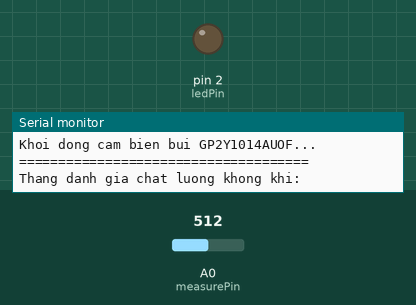
Recording of a sketch running on a simulated Arduino Uno, built with avr-gcc and run on an emulated ATmega328P. Parts: output pins drawn as LEDs (lit = HIGH), the last lines printed to the serial monitor. The inputs (shaded band) are chosen by the test bench; at power-on: A0 (measurePin) = 512.

Above: at 0.1 s.
At 3.4 s:
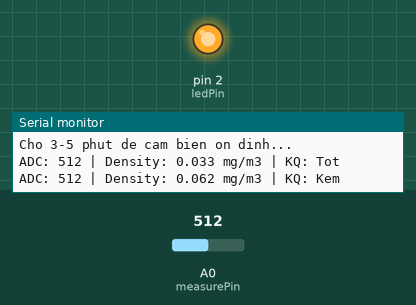
3.5 s: A0 (measurePin) set to 572
5.0 s: A0 (measurePin) set to 594
Timing chart, 0 to 8.0 s (numbered marks = the images above; inputs shaded):
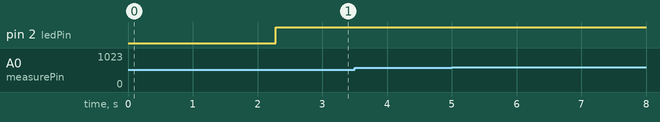

The sketch:

GP2Y1014AUOF_Test.ino
```cpp
/*
 * Test cảm biến bụi GP2Y1014AUOF
 * Kết nối:
 * V-LED -> 3.3V (qua điện trở 150Ω và tụ 220μF)
 * LED-GND -> GND
 * LED -> D2
 * S-GND -> GND
 * Vo -> A0
 * Vcc -> 5V
 */

// Định nghĩa chân kết nối
const int ledPin = 2;        // Chân điều khiển LED
const int measurePin = A0;   // Chân đọc tín hiệu analog

// Các thông số thời gian theo datasheet
const int samplingTime = 280;  // Thời gian lấy mẫu
const int deltaTime = 40;      // Thời gian giữa tắt LED và đo
const int sleepTime = 9680;    // Thời gian nghỉ

// Các thông số cảm biến và bộ lọc
float voMeasured = 0;      // Điện áp đo được
float calcVoltage = 0;     // Điện áp đã tính toán
float dustDensity = 0;     // Mật độ bụi
float filterWeight = 0.1;  // Hệ số lọc (0.0-1.0)
float filteredDensity = 0; // Mật độ bụi sau khi lọc

// Ngưỡng đánh giá chất lượng không khí (mg/m3)
const float EXCELLENT = 0.012;  // Rất tốt
const float GOOD = 0.035;      // Tốt
const float MODERATE = 0.055;   // Trung bình
const float POOR = 0.150;      // Kém
const float VERY_POOR = 0.250; // Rất kém

String getAirQuality(float density) {
  if (density <= EXCELLENT) return "Rat tot";
  if (density <= GOOD) return "Tot";
  if (density <= MODERATE) return "Trung binh";
  if (density <= POOR) return "Kem";
  if (density <= VERY_POOR) return "Rat kem";
  return "Nguy hai";
}

void setup() {
  Serial.begin(9600);
  pinMode(ledPin, OUTPUT);

  Serial.println("Khoi dong cam bien bui GP2Y1014AUOF...");
  Serial.println("=====================================");
  Serial.println("Thang danh gia chat luong khong khi:");
  Serial.println("< 0.012 mg/m3: Rat tot");
  Serial.println("< 0.035 mg/m3: Tot");
  Serial.println("< 0.055 mg/m3: Trung binh");
  Serial.println("< 0.150 mg/m3: Kem");
  Serial.println("< 0.250 mg/m3: Rat kem");
  Serial.println(">= 0.250 mg/m3: Nguy hai");
  Serial.println("=====================================");
  Serial.println("Cho 3-5 phut de cam bien on dinh...");
  delay(2000);
}

void loop() {
  // Đọc giá trị cảm biến
  digitalWrite(ledPin, LOW);  // Bật LED
  delayMicroseconds(samplingTime);

  // Lấy trung bình của 5 lần đọc để giảm nhiễu
  voMeasured = 0;
  for(int i = 0; i < 5; i++) {
    voMeasured += analogRead(measurePin);
    delayMicroseconds(50);
  }
  voMeasured = voMeasured / 5.0;

  delayMicroseconds(deltaTime);
  digitalWrite(ledPin, HIGH);  // Tắt LED
  delayMicroseconds(sleepTime);

  // Chuyển đổi điện áp
  calcVoltage = voMeasured * (5.0 / 1024);

  // Tính toán mật độ bụi theo công thức từ datasheet
  dustDensity = 0.17 * calcVoltage - 0.1;

  if (dustDensity < 0) {
    dustDensity = 0;
  }

  // Áp dụng bộ lọc để làm mịn giá trị
  filteredDensity = (filterWeight * dustDensity) + ((1 - filterWeight) * filteredDensity);

  // In kết quả
  Serial.print("ADC: ");
  Serial.print(voMeasured, 0);
  Serial.print(" | Density: ");
  Serial.print(filteredDensity, 3);
  Serial.print(" mg/m3");
  Serial.print(" | KQ: ");
  Serial.print(getAirQuality(filteredDensity));

  // Cảnh báo nếu giá trị bất thường
  if (filteredDensity > 1.0) {
    Serial.print(" | CANH BAO: Gia tri qua cao, kiem tra lai cam bien!");
  }
  Serial.println();

  delay(1000);
}
```
